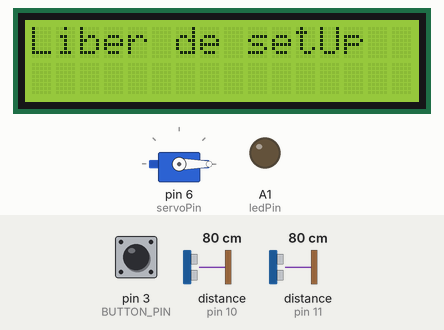
Recording of a sketch running on a simulated Arduino Uno, built with avr-gcc and run on an emulated ATmega328P. Parts: servo, 16×2 character LCD, output pins drawn as LEDs (lit = HIGH). Wiring (inferred from the names in the program): ultrasonic range finder: trigger pin 5; echo pin 11. Inputs (shaded band) come from the test bench; at power-on: distance to the obstacle (sensors on pin 11, pin 10) 80 cm, pin 3 (BUTTON_PIN) HIGH. The echo pulse lasts 58.3 µs per cm; pins used as bus, display or sensor lines are not drawn.

Above: at 1.2 s.
1.3 s: distance to the obstacle (sensor on pin 11) set to 22 cm
2.8 s: distance to the obstacle (sensor on pin 11) set to 19 cm
At 4.0 s:
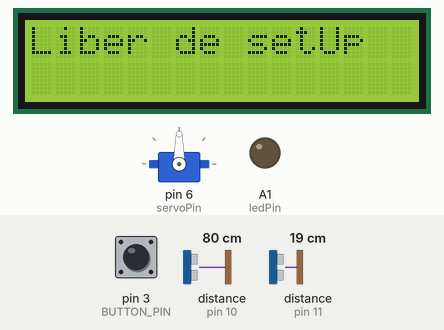
Timing chart, 0 to 5.8 s (numbered marks = the images above; inputs shaded):
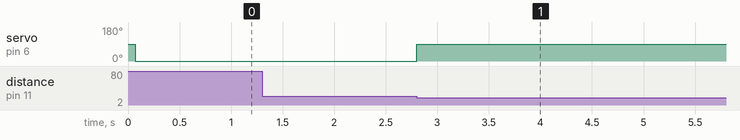

Measured:
- the behaviour switches between 21 and 20 cm on distance to the obstacle (sensor on pin 11) (found by bisection; images 0 and 1)
- after the input at 1.3 s, every drawn part: stays the same
- after the input at 2.8 s, servo on pin 6 (servoPin): 0° → 90° at once

The sketch:

Usa.ino
```cpp
#include <Servo.h>
#include<LiquidCrystal.h>
LiquidCrystal lcd(13, 7, 4, 2, 12, 8);

const int trigPin = 9;
const int echoPin = 10;
const int ledPin = A1;
const int servoPin = 6;
const int trig2Pin=5;
const int echo2Pin=11;

#define BUTTON_PIN 3 // Pinul de control al servo-ului

Servo myservo;

long duration;
int distance;

int ledState = LOW;
int buttonState = LOW;
bool s = 0;

void setup() {
  Serial.begin(9600);
  pinMode(trigPin, OUTPUT);
  pinMode(echoPin, INPUT);
  pinMode(ledPin, OUTPUT);
  pinMode(trig2Pin,OUTPUT);
  pinMode(echo2Pin,INPUT);
  pinMode(BUTTON_PIN, INPUT_PULLUP);
 // myservo.write(0);
   myservo.attach(servoPin);
  lcd.begin(16, 2);
  lcd.setCursor(0,0);
  lcd.print("Liber de setUp");
}

bool detectieUltrasonic_interior(int t,int e)
{
  digitalWrite(t, LOW);
  delayMicroseconds(2);
  digitalWrite(t, HIGH);
  delayMicroseconds(10);
  digitalWrite(t, LOW);

   duration = pulseIn(e, HIGH);
   distance = (duration / 2) / 29.1;

  if (distance < 20)
    return 1;
  else
    return 0;
}

void loop()
{

  if (detectieUltrasonic_interior(trig2Pin,echo2Pin)==1 &&!s )
  {
    myservo.write(90);
   	delay(5000);

	  if (detectieUltrasonic_interior(trigPin,echoPin))
    {
      s=1;
      digitalWrite(ledPin, HIGH);
      lcd.clear();
      lcd.setCursor(0,0);
  	  lcd.print("Ocupat! E cineva");
      lcd.setCursor(2,1);
      lcd.print("Asteptati");
      myservo.write(0);
    }
  }
  int buttonState = digitalRead(BUTTON_PIN);
  if(buttonState==HIGH && s)
  {
    myservo.write(90);
    delay(2500);
    if(!detectieUltrasonic_interior(trigPin,echoPin))
    {
    digitalWrite(ledPin,LOW);
    lcd.clear();
    lcd.setCursor(0,0);
 	lcd.print("Liber! ButonAp");
    delay(2500);
    s=0;
    }
  }
  else
  {
    myservo.write(0);
  }
}
```
